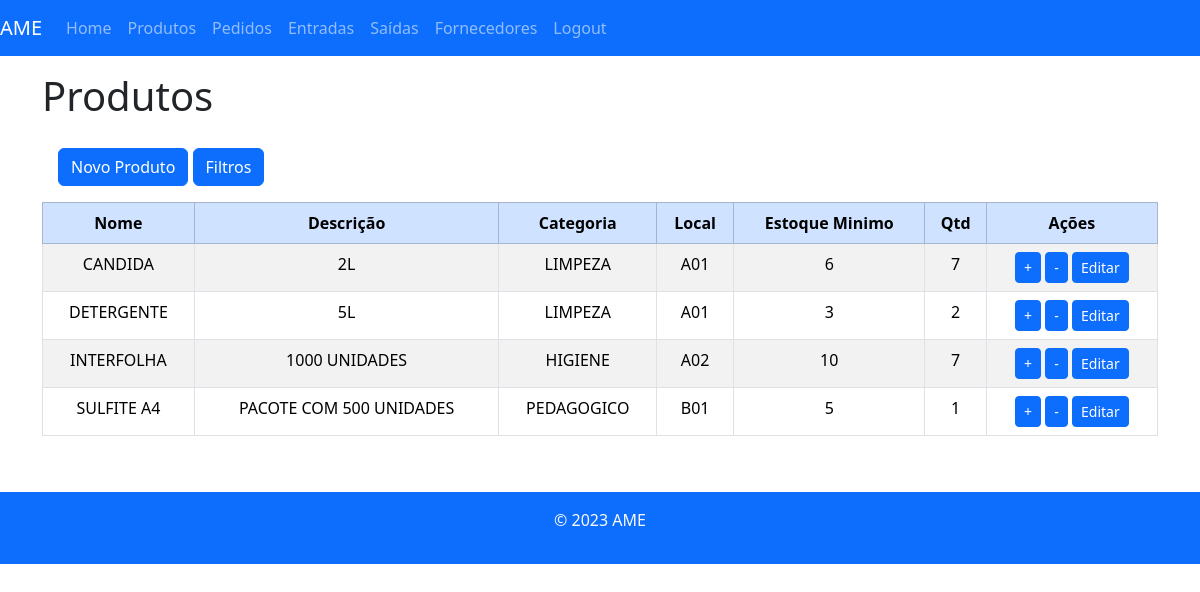
/produtos/ (signed in), run on an earlier commit of the app's database.
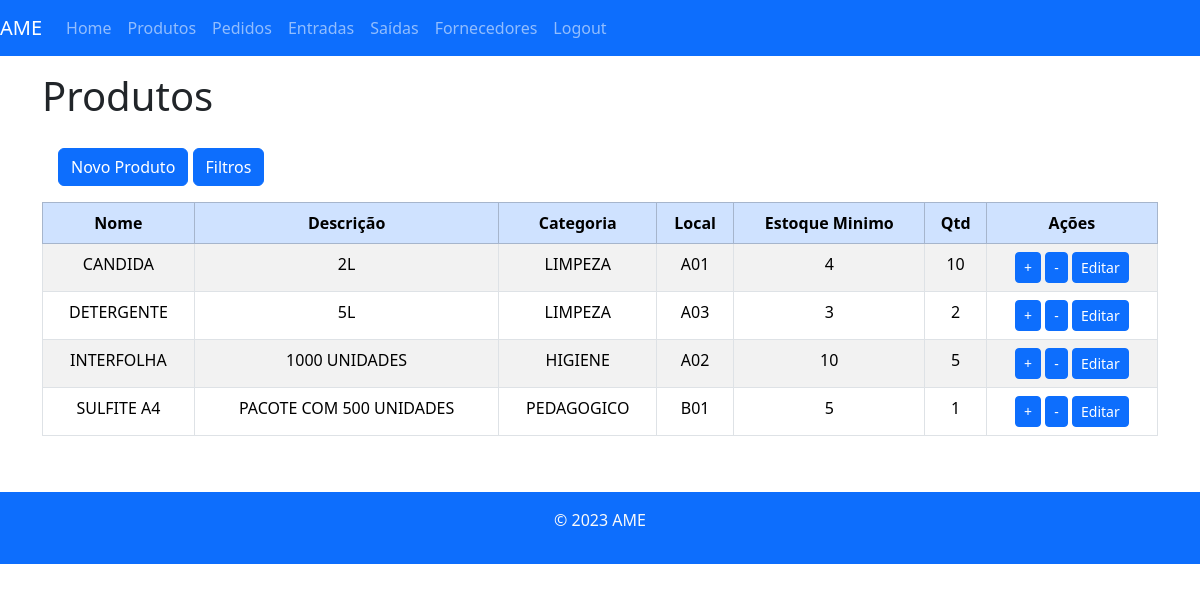
And on a later commit of the database.
### almoxarifado/models.py (models this page shows, shortened)
class Produto(models.Model):
    nome = models.CharField(max_length=255)
    descricao = models.TextField()
    quantidade = models.PositiveIntegerField()
    estoque_minimo = models.PositiveIntegerField()
    categoria = models.ForeignKey(Categoria, on_delete=models.CASCADE, default="")
    local = models.ForeignKey(LocalPrateleira, on_delete=models.CASCADE, default="")

class LocalPrateleira(models.Model):
    localNome = models.CharField(max_length=64)
    def __str__(self):
        return self.localNome

class Categoria(models.Model):
    categoriaNome = models.CharField(max_length=64)
    def __str__(self):
        return self.categoriaNome

### almoxarifado/views.py (the view)
# urls.py: path('produtos/', produtos_view, name='produtos'),
@login_required
def produtos_view(request):
    if request.method == 'POST':
        form = ProdutoForm(request.POST)
        if form.is_valid():
            form.save()
            messages.success(request, 'Produto salvo com sucesso!')
            return redirect('produtos')
    else:
        form = ProdutoForm()
    nome = request.GET.get('nome')
    categoria = request.GET.get('categoria')
    local = request.GET.get('local')
    produtos = Produto.objects.all().order_by("nome")
    if nome:
        produtos = produtos.filter(nome__icontains=nome)
    if categoria:
        produtos = produtos.filter(categoria__categoriaNome__icontains=categoria)
    if local:
        produtos = produtos.filter(local__localNome__icontains=local)
    return render(request, 'produtos.html', {'produtos': produtos, 'form': form})

### almoxarifado/templates/produtos.html (shortened to what this page needs)
{% extends 'base.html' %}
{% load django_bootstrap5 %}
{% block content %}
  <h1>Produtos</h1>
  <div class="container-fluid">
    <div class="row">
      <div class="col-3 text-white p-3">
        <button type="button" class="btn btn-primary mt-1" data-bs-toggle="modal" data-bs-target="#addProductModal">
          Novo Produto
        </button>
        <button type="button" class="btn btn-primary mt-1" id="botaoFiltros" onClick="esconderFiltro()">
          Filtros
        </button>
      </div>
      <div class="col-9 text-dark p-3">
      </div>
    </div>
  </div>
  <div class="table-responsive">
    <table class="table table-hover table-striped table-bordered ">
      <thead class="table-primary">
        <tr>
          <th>Nome</th>
          <th>Descrição</th>
          <th>Categoria</th>
          <th>Local</th>
          <th>Estoque Minimo</th>
          <th>Qtd</th>
          <th>Ações</th>
        </tr>
      </thead>
      <tbody>
        {% for produto in produtos %}
          <tr>
            <td>{{ produto.nome }}</td>
            <td>{{ produto.descricao }}</td>
            <td>{{ produto.categoria }}</td>
            <td>{{ produto.local }}</td>
            <td>{{ produto.estoque_minimo }}</td>
            <td>{{ produto.quantidade }}</td>
            <td>
              <a href="{% url 'add_entrada' %}?produto_id={{ produto.id }}&user_id={{ request.user.id }}" class="btn btn-primary btn-sm">+</a>
              <a href="{% url 'add_saida' %}?produto_id={{ produto.id }}&user_id={{ request.user.id }}" class="btn btn-primary btn-sm">-</a>
              <a href="{% url 'editar_produto' produto_id=produto.id %}" class="btn btn-primary btn-sm">Editar</a>
            </td>
          </tr>
        {% endfor %}
      </tbody>
    </table>
  </div>
  <br>
{% endblock %}

What changed in the data, as far as the page shows it:
changed Produto "CANDIDA": estoque_minimo "6" → "4"; quantidade "7" → "10"
changed Produto "DETERGENTE": local "A01" → "A03"
changed Produto "INTERFOLHA": quantidade "7" → "5"
